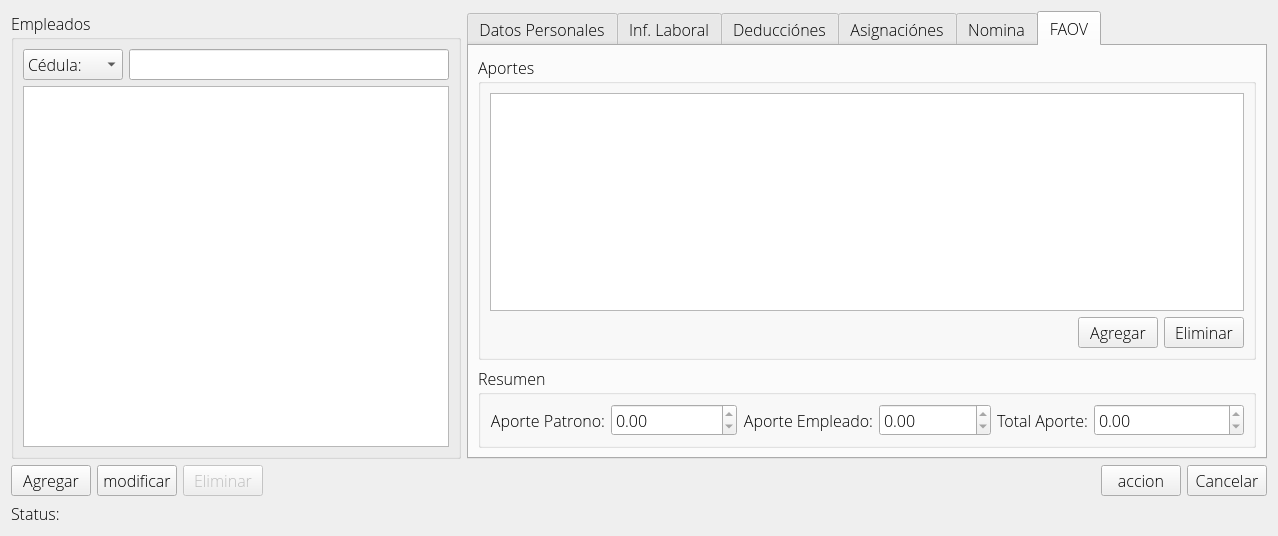
<?xml version="1.0" encoding="UTF-8"?>
<ui version="4.0">
 <class>EmpleadoWidget</class>
 <widget class="QWidget" name="EmpleadoWidget">
  <property name="windowModality">
   <enum>Qt::WindowModal</enum>
  </property>
  <property name="geometry">
   <rect>
    <x>0</x>
    <y>0</y>
    <width>1274</width>
    <height>525</height>
   </rect>
  </property>
  <property name="font">
   <font>
    <family>Open Sans Light</family>
    <pointsize>12</pointsize>
   </font>
  </property>
  <property name="windowTitle">
   <string>Form</string>
  </property>
  <layout class="QGridLayout" name="gridLayout_11">
   <item row="0" column="0">
    <widget class="QGroupBox" name="groupBox">
     <property name="minimumSize">
      <size>
       <width>450</width>
       <height>0</height>
      </size>
     </property>
     <property name="maximumSize">
      <size>
       <width>500</width>
       <height>16777215</height>
      </size>
     </property>
     <property name="title">
      <string>Empleados</string>
     </property>
     <layout class="QGridLayout" name="gridLayout_5">
      <item row="0" column="0">
       <layout class="QVBoxLayout" name="verticalLayout">
        <item>
         <layout class="QHBoxLayout" name="horizontalLayout_3">
          <item>
           <widget class="QComboBox" name="busquedaComboBox">
            <property name="minimumSize">
             <size>
              <width>100</width>
              <height>0</height>
             </size>
            </property>
            <property name="layoutDirection">
             <enum>Qt::LeftToRight</enum>
            </property>
            <item>
             <property name="text">
              <string>Cédula:</string>
             </property>
            </item>
            <item>
             <property name="text">
              <string>Nombres:</string>
             </property>
            </item>
            <item>
             <property name="text">
              <string>Apellidos:</string>
             </property>
            </item>
           </widget>
          </item>
          <item>
           <widget class="QLineEdit" name="busquedaLineEdit">
            <property name="minimumSize">
             <size>
              <width>200</width>
              <height>0</height>
             </size>
            </property>
           </widget>
          </item>
         </layout>
        </item>
        <item>
         <widget class="QTableView" name="empleadoTableView">
          <property name="minimumSize">
           <size>
            <width>0</width>
            <height>0</height>
           </size>
          </property>
          <property name="editTriggers">
           <set>QAbstractItemView::NoEditTriggers</set>
          </property>
          <property name="alternatingRowColors">
           <bool>true</bool>
          </property>
          <property name="selectionMode">
           <enum>QAbstractItemView::SingleSelection</enum>
          </property>
          <property name="selectionBehavior">
           <enum>QAbstractItemView::SelectRows</enum>
          </property>
          <property name="sortingEnabled">
           <bool>true</bool>
          </property>
          <attribute name="horizontalHeaderStretchLastSection">
           <bool>true</bool>
          </attribute>
         </widget>
        </item>
       </layout>
      </item>
     </layout>
    </widget>
   </item>
   <item row="1" column="0" colspan="2">
    <layout class="QHBoxLayout" name="horizontalLayout_2">
     <item>
      <widget class="QPushButton" name="agregarPushButton">
       <property name="text">
        <string>Agregar</string>
       </property>
      </widget>
     </item>
     <item>
      <widget class="QPushButton" name="modificarPushButton">
       <property name="text">
        <string>modificar</string>
       </property>
      </widget>
     </item>
     <item>
      <widget class="QPushButton" name="eliminarPushButton">
       <property name="enabled">
        <bool>false</bool>
       </property>
       <property name="text">
        <string>Eliminar</string>
       </property>
      </widget>
     </item>
     <item>
      <spacer name="horizontalSpacer">
       <property name="orientation">
        <enum>Qt::Horizontal</enum>
       </property>
       <property name="sizeHint" stdset="0">
        <size>
         <width>40</width>
         <height>20</height>
        </size>
       </property>
      </spacer>
     </item>
     <item>
      <widget class="QPushButton" name="accionPushButton">
       <property name="text">
        <string>accion</string>
       </property>
      </widget>
     </item>
     <item>
      <widget class="QPushButton" name="CancelarPushButton">
       <property name="text">
        <string>Cancelar</string>
       </property>
      </widget>
     </item>
    </layout>
   </item>
   <item row="2" column="0" colspan="2">
    <widget class="QLabel" name="statusLabel">
     <property name="text">
      <string>Status:</string>
     </property>
    </widget>
   </item>
   <item row="0" column="1">
    <widget class="QTabWidget" name="tabWidget">
     <property name="enabled">
      <bool>true</bool>
     </property>
     <property name="minimumSize">
      <size>
       <width>800</width>
       <height>0</height>
      </size>
     </property>
     <property name="autoFillBackground">
      <bool>true</bool>
     </property>
     <property name="currentIndex">
      <number>5</number>
     </property>
     <widget class="QWidget" name="datosPersTab">
      <attribute name="title">
       <string>Datos Personales</string>
      </attribute>
      <layout class="QGridLayout" name="gridLayout_2">
       <item row="0" column="0">
        <widget class="QGroupBox" name="groupBox_3">
         <property name="title">
          <string>Datos</string>
         </property>
         <layout class="QGridLayout" name="gridLayout_4">
          <item row="0" column="0">
           <layout class="QFormLayout" name="formLayout">
            <property name="labelAlignment">
             <set>Qt::AlignRight|Qt::AlignTrailing|Qt::AlignVCenter</set>
            </property>
            <item row="0" column="0">
             <widget class="QLabel" name="label">
              <property name="text">
               <string>Cedula:</string>
              </property>
             </widget>
            </item>
            <item row="0" column="1">
             <widget class="QLineEdit" name="cedulaLineEdit">
              <property name="maximumSize">
               <size>
                <width>150</width>
                <height>16777215</height>
               </size>
              </property>
              <property name="inputMethodHints">
               <set>Qt::ImhNone</set>
              </property>
              <property name="text">
               <string/>
              </property>
             </widget>
            </item>
            <item row="1" column="0">
             <widget class="QLabel" name="label_5">
              <property name="text">
               <string>R.I.F:</string>
              </property>
             </widget>
            </item>
            <item row="1" column="1">
             <widget class="QLineEdit" name="rifLineEdit">
              <property name="maximumSize">
               <size>
                <width>150</width>
                <height>16777215</height>
               </size>
              </property>
             </widget>
            </item>
            <item row="2" column="0">
             <widget class="QLabel" name="label_3">
              <property name="text">
               <string>Nombres:</string>
              </property>
             </widget>
            </item>
            <item row="2" column="1">
             <widget class="QLineEdit" name="nombresLineEdit">
              <property name="minimumSize">
               <size>
                <width>150</width>
                <height>0</height>
               </size>
              </property>
              <property name="text">
               <string>KENDRYCKSEN OSLEYTONSER</string>
              </property>
             </widget>
            </item>
            <item row="3" column="0">
             <widget class="QLabel" name="label_4">
              <property name="text">
               <string>Apellidos:</string>
              </property>
             </widget>
            </item>
            <item row="3" column="1">
             <widget class="QLineEdit" name="apellidosLineEdit">
              <property name="minimumSize">
               <size>
                <width>150</width>
                <height>0</height>
               </size>
              </property>
             </widget>
            </item>
            <item row="4" column="0">
             <widget class="QLabel" name="label_9">
              <property name="text">
               <string>Edo. Civil:</string>
              </property>
             </widget>
            </item>
            <item row="4" column="1">
             <widget class="QComboBox" name="edoCivilComboBox">
              <item>
               <property name="text">
                <string>SOLTERO/A</string>
               </property>
              </item>
              <item>
               <property name="text">
                <string>CASADO/A</string>
               </property>
              </item>
              <item>
               <property name="text">
                <string>VIUDO/A</string>
               </property>
              </item>
              <item>
               <property name="text">
                <string>DIVORCIADO/A</string>
               </property>
              </item>
             </widget>
            </item>
            <item row="5" column="0">
             <widget class="QLabel" name="label_12">
              <property name="text">
               <string>Numero Hijos:</string>
              </property>
             </widget>
            </item>
            <item row="5" column="1">
             <widget class="QSpinBox" name="numHijosSpinBox"/>
            </item>
           </layout>
          </item>
          <item row="0" column="1">
           <layout class="QFormLayout" name="formLayout_2">
            <property name="labelAlignment">
             <set>Qt::AlignRight|Qt::AlignTrailing|Qt::AlignVCenter</set>
            </property>
            <item row="0" column="0">
             <widget class="QLabel" name="label_2">
              <property name="text">
               <string>Fecha de nac.:</string>
              </property>
             </widget>
            </item>
            <item row="0" column="1">
             <widget class="QDateEdit" name="fechaNacDateEdit">
              <property name="maximumSize">
               <size>
                <width>150</width>
                <height>16777215</height>
               </size>
              </property>
             </widget>
            </item>
            <item row="1" column="0">
             <widget class="QLabel" name="label_8">
              <property name="text">
               <string>Lugar de nac.:</string>
              </property>
             </widget>
            </item>
            <item row="1" column="1">
             <widget class="QLineEdit" name="lugarNacLineEdit"/>
            </item>
            <item row="2" column="0">
             <widget class="QLabel" name="label_10">
              <property name="text">
               <string>Email:</string>
              </property>
             </widget>
            </item>
            <item row="2" column="1">
             <widget class="QLineEdit" name="emailLineEdit"/>
            </item>
            <item row="3" column="0">
             <widget class="QLabel" name="label_6">
              <property name="text">
               <string>Tlf. 1:</string>
              </property>
             </widget>
            </item>
            <item row="3" column="1">
             <widget class="QLineEdit" name="tlf1LineEdit"/>
            </item>
            <item row="4" column="0">
             <widget class="QLabel" name="label_7">
              <property name="text">
               <string>Tlf. 2:</string>
              </property>
             </widget>
            </item>
            <item row="4" column="1">
             <widget class="QLineEdit" name="tlf2LineEdit"/>
            </item>
            <item row="5" column="0">
             <widget class="QLabel" name="label_11">
              <property name="text">
               <string>Direccion:</string>
              </property>
             </widget>
            </item>
            <item row="5" column="1">
             <widget class="QLineEdit" name="direccionLineEdit"/>
            </item>
           </layout>
          </item>
         </layout>
        </widget>
       </item>
       <item row="1" column="0">
        <widget class="QGroupBox" name="groupBox_2">
         <property name="title">
          <string>Info. Academica</string>
         </property>
         <layout class="QGridLayout" name="gridLayout_3">
          <item row="0" column="0">
           <layout class="QFormLayout" name="formLayout_3">
            <item row="0" column="0">
             <widget class="QLabel" name="label_13">
              <property name="text">
               <string>Nivel Academico:</string>
              </property>
             </widget>
            </item>
            <item row="0" column="1">
             <widget class="QLineEdit" name="nivelAcadLineEdit"/>
            </item>
            <item row="1" column="0">
             <widget class="QLabel" name="label_15">
              <property name="text">
               <string>Nivel Superior:</string>
              </property>
             </widget>
            </item>
            <item row="1" column="1">
             <widget class="QCheckBox" name="nivelSupCheckBox">
              <property name="text">
               <string>Si</string>
              </property>
             </widget>
            </item>
           </layout>
          </item>
          <item row="0" column="1">
           <layout class="QFormLayout" name="formLayout_4">
            <item row="0" column="0">
             <widget class="QLabel" name="label_14">
              <property name="text">
               <string>Especialidad:</string>
              </property>
             </widget>
            </item>
            <item row="0" column="1">
             <widget class="QLineEdit" name="especLineEdit"/>
            </item>
            <item row="1" column="0">
             <widget class="QLabel" name="label_16">
              <property name="text">
               <string>Titulo:</string>
              </property>
             </widget>
            </item>
            <item row="1" column="1">
             <widget class="QLineEdit" name="tituloLineEdit"/>
            </item>
           </layout>
          </item>
         </layout>
        </widget>
       </item>
      </layout>
     </widget>
     <widget class="QWidget" name="infLabTab">
      <attribute name="title">
       <string>Inf. Laboral</string>
      </attribute>
      <layout class="QGridLayout" name="gridLayout_6">
       <item row="0" column="0">
        <layout class="QFormLayout" name="formLayout_5">
         <property name="sizeConstraint">
          <enum>QLayout::SetFixedSize</enum>
         </property>
         <property name="labelAlignment">
          <set>Qt::AlignRight|Qt::AlignTrailing|Qt::AlignVCenter</set>
         </property>
         <property name="formAlignment">
          <set>Qt::AlignLeading|Qt::AlignLeft|Qt::AlignTop</set>
         </property>
         <item row="0" column="0">
          <widget class="QLabel" name="label_18">
           <property name="text">
            <string>Campo:</string>
           </property>
          </widget>
         </item>
         <item row="0" column="1">
          <widget class="QComboBox" name="CampoComboBox">
           <property name="minimumSize">
            <size>
             <width>150</width>
             <height>0</height>
            </size>
           </property>
          </widget>
         </item>
         <item row="1" column="0">
          <widget class="QLabel" name="label_19">
           <property name="text">
            <string>Clasificacion:</string>
           </property>
          </widget>
         </item>
         <item row="1" column="1">
          <widget class="QComboBox" name="clasifcComboBox">
           <property name="sizeAdjustPolicy">
            <enum>QComboBox::AdjustToContents</enum>
           </property>
          </widget>
         </item>
         <item row="2" column="0">
          <widget class="QLabel" name="label_17">
           <property name="text">
            <string>Nivel:</string>
           </property>
          </widget>
         </item>
         <item row="3" column="0">
          <widget class="QLabel" name="label_26">
           <property name="text">
            <string>Tipo de Contrato:</string>
           </property>
          </widget>
         </item>
         <item row="3" column="1">
          <widget class="QComboBox" name="tipoContratoComboBox">
           <property name="layoutDirection">
            <enum>Qt::LeftToRight</enum>
           </property>
           <item>
            <property name="text">
             <string>DETERMINADO</string>
            </property>
           </item>
           <item>
            <property name="text">
             <string>INDETERMINADO</string>
            </property>
           </item>
          </widget>
         </item>
         <item row="4" column="0">
          <widget class="QLabel" name="label_32">
           <property name="text">
            <string>Status:</string>
           </property>
          </widget>
         </item>
         <item row="4" column="1">
          <widget class="QComboBox" name="statusComboBox">
           <item>
            <property name="text">
             <string>ACTIVO</string>
            </property>
           </item>
           <item>
            <property name="text">
             <string>INACTIVO</string>
            </property>
           </item>
           <item>
            <property name="text">
             <string>VACACION</string>
            </property>
           </item>
           <item>
            <property name="text">
             <string>REPOSO</string>
            </property>
           </item>
          </widget>
         </item>
         <item row="5" column="0">
          <widget class="QLabel" name="label_25">
           <property name="text">
            <string>Fecha de Ingreso:</string>
           </property>
          </widget>
         </item>
         <item row="5" column="1">
          <widget class="QDateEdit" name="fechaIngrDateEdit">
           <property name="maximumSize">
            <size>
             <width>200</width>
             <height>16777215</height>
            </size>
           </property>
          </widget>
         </item>
         <item row="6" column="0">
          <widget class="QLabel" name="antiguedadLabel">
           <property name="text">
            <string>Antiguedad:</string>
           </property>
          </widget>
         </item>
         <item row="6" column="1">
          <widget class="QLineEdit" name="antiguedadLineEdit">
           <property name="enabled">
            <bool>false</bool>
           </property>
           <property name="maximumSize">
            <size>
             <width>100</width>
             <height>16777215</height>
            </size>
           </property>
          </widget>
         </item>
         <item row="2" column="1">
          <widget class="QLineEdit" name="nivelLineEdit"/>
         </item>
        </layout>
       </item>
       <item row="0" column="2">
        <layout class="QFormLayout" name="formLayout_6">
         <property name="sizeConstraint">
          <enum>QLayout::SetMinimumSize</enum>
         </property>
         <property name="labelAlignment">
          <set>Qt::AlignRight|Qt::AlignTrailing|Qt::AlignVCenter</set>
         </property>
         <item row="2" column="0">
          <widget class="QLabel" name="horasLabel">
           <property name="text">
            <string>Horas Semanales:</string>
           </property>
          </widget>
         </item>
         <item row="2" column="1">
          <widget class="QSpinBox" name="HorasSpinBox">
           <property name="enabled">
            <bool>true</bool>
           </property>
          </widget>
         </item>
         <item row="3" column="0">
          <widget class="QLabel" name="label_21">
           <property name="text">
            <string>Salario Hora:</string>
           </property>
          </widget>
         </item>
         <item row="3" column="1">
          <widget class="QDoubleSpinBox" name="salarioHoraDoubleSpinBox">
           <property name="enabled">
            <bool>false</bool>
           </property>
           <property name="showGroupSeparator" stdset="0">
            <bool>true</bool>
           </property>
           <property name="maximum">
            <double>999999999.990000009536743</double>
           </property>
          </widget>
         </item>
         <item row="4" column="0">
          <widget class="QLabel" name="label_23">
           <property name="text">
            <string>Salario Diario:</string>
           </property>
          </widget>
         </item>
         <item row="4" column="1">
          <widget class="QDoubleSpinBox" name="salarioDiaDoubleSpinBox">
           <property name="enabled">
            <bool>false</bool>
           </property>
           <property name="showGroupSeparator" stdset="0">
            <bool>true</bool>
           </property>
           <property name="maximum">
            <double>999999999.990000009536743</double>
           </property>
          </widget>
         </item>
         <item row="5" column="0">
          <widget class="QLabel" name="label_24">
           <property name="text">
            <string>Salario Semanal:</string>
           </property>
          </widget>
         </item>
         <item row="5" column="1">
          <widget class="QDoubleSpinBox" name="salarioSemDoubleSpinBox">
           <property name="enabled">
            <bool>false</bool>
           </property>
           <property name="showGroupSeparator" stdset="0">
            <bool>true</bool>
           </property>
           <property name="maximum">
            <double>999999999.990000009536743</double>
           </property>
          </widget>
         </item>
         <item row="6" column="0">
          <widget class="QLabel" name="label_33">
           <property name="text">
            <string>Salario mensual:</string>
           </property>
          </widget>
         </item>
         <item row="6" column="1">
          <widget class="QDoubleSpinBox" name="salarioMesDoubleSpinBox">
           <property name="enabled">
            <bool>false</bool>
           </property>
           <property name="showGroupSeparator" stdset="0">
            <bool>true</bool>
           </property>
           <property name="maximum">
            <double>999999999.990000009536743</double>
           </property>
          </widget>
         </item>
         <item row="1" column="0">
          <widget class="QLabel" name="label_20">
           <property name="text">
            <string>Tipo de Salario:</string>
           </property>
          </widget>
         </item>
         <item row="1" column="1">
          <widget class="QLineEdit" name="tipoSalarioLineEdit">
           <property name="enabled">
            <bool>false</bool>
           </property>
          </widget>
         </item>
        </layout>
       </item>
      </layout>
     </widget>
     <widget class="QWidget" name="deduccTab">
      <attribute name="title">
       <string>Deducciónes</string>
      </attribute>
      <layout class="QGridLayout" name="gridLayout_7">
       <item row="0" column="0">
        <layout class="QVBoxLayout" name="verticalLayout_2">
         <item>
          <widget class="QLabel" name="label_27">
           <property name="text">
            <string>Deducciónes Fijas:</string>
           </property>
          </widget>
         </item>
         <item>
          <widget class="QTableView" name="deduccFijaTableView">
           <property name="minimumSize">
            <size>
             <width>400</width>
             <height>0</height>
            </size>
           </property>
           <property name="alternatingRowColors">
            <bool>true</bool>
           </property>
           <property name="selectionMode">
            <enum>QAbstractItemView::SingleSelection</enum>
           </property>
           <property name="selectionBehavior">
            <enum>QAbstractItemView::SelectRows</enum>
           </property>
           <attribute name="horizontalHeaderCascadingSectionResizes">
            <bool>true</bool>
           </attribute>
           <attribute name="horizontalHeaderMinimumSectionSize">
            <number>100</number>
           </attribute>
           <attribute name="horizontalHeaderStretchLastSection">
            <bool>true</bool>
           </attribute>
           <attribute name="verticalHeaderCascadingSectionResizes">
            <bool>true</bool>
           </attribute>
           <attribute name="verticalHeaderStretchLastSection">
            <bool>false</bool>
           </attribute>
          </widget>
         </item>
         <item>
          <layout class="QHBoxLayout" name="horizontalLayout_4">
           <item>
            <spacer name="horizontalSpacer_5">
             <property name="orientation">
              <enum>Qt::Horizontal</enum>
             </property>
             <property name="sizeHint" stdset="0">
              <size>
               <width>40</width>
               <height>20</height>
              </size>
             </property>
            </spacer>
           </item>
           <item>
            <widget class="QPushButton" name="agrDeduccFijPushButton">
             <property name="text">
              <string>Agregar</string>
             </property>
            </widget>
           </item>
           <item>
            <widget class="QPushButton" name="eliminarDeduccFijaPushButton">
             <property name="text">
              <string>Eliminar</string>
             </property>
            </widget>
           </item>
          </layout>
         </item>
        </layout>
       </item>
       <item row="0" column="1">
        <layout class="QVBoxLayout" name="verticalLayout_23">
         <item>
          <widget class="QLabel" name="deduccEventLabel">
           <property name="text">
            <string>Deducciónes Eventual:</string>
           </property>
          </widget>
         </item>
         <item>
          <widget class="QTableView" name="deduccEventTableView">
           <property name="minimumSize">
            <size>
             <width>400</width>
             <height>0</height>
            </size>
           </property>
           <property name="selectionMode">
            <enum>QAbstractItemView::SingleSelection</enum>
           </property>
           <property name="selectionBehavior">
            <enum>QAbstractItemView::SelectRows</enum>
           </property>
           <attribute name="horizontalHeaderCascadingSectionResizes">
            <bool>true</bool>
           </attribute>
           <attribute name="horizontalHeaderStretchLastSection">
            <bool>true</bool>
           </attribute>
           <attribute name="verticalHeaderCascadingSectionResizes">
            <bool>true</bool>
           </attribute>
           <attribute name="verticalHeaderStretchLastSection">
            <bool>false</bool>
           </attribute>
          </widget>
         </item>
         <item>
          <layout class="QHBoxLayout" name="horizontalLayout_6">
           <item>
            <widget class="QPushButton" name="agrDeduccEvenPushButton">
             <property name="text">
              <string>Agregar</string>
             </property>
            </widget>
           </item>
           <item>
            <widget class="QPushButton" name="eliminarDeduccEventPushButton">
             <property name="text">
              <string>Elimianr</string>
             </property>
            </widget>
           </item>
          </layout>
         </item>
        </layout>
       </item>
      </layout>
     </widget>
     <widget class="QWidget" name="asingnTab">
      <attribute name="title">
       <string>Asignaciónes</string>
      </attribute>
      <layout class="QGridLayout" name="gridLayout_8">
       <item row="0" column="0">
        <layout class="QVBoxLayout" name="verticalLayout_4">
         <item>
          <widget class="QLabel" name="label_30">
           <property name="text">
            <string>Asignaciónes Fijas:</string>
           </property>
          </widget>
         </item>
         <item>
          <widget class="QTableView" name="asignFijaTableView">
           <property name="minimumSize">
            <size>
             <width>400</width>
             <height>0</height>
            </size>
           </property>
           <property name="selectionMode">
            <enum>QAbstractItemView::SingleSelection</enum>
           </property>
           <property name="selectionBehavior">
            <enum>QAbstractItemView::SelectRows</enum>
           </property>
           <attribute name="horizontalHeaderCascadingSectionResizes">
            <bool>true</bool>
           </attribute>
           <attribute name="horizontalHeaderStretchLastSection">
            <bool>true</bool>
           </attribute>
          </widget>
         </item>
         <item>
          <layout class="QHBoxLayout" name="horizontalLayout_5">
           <item>
            <spacer name="horizontalSpacer_2">
             <property name="orientation">
              <enum>Qt::Horizontal</enum>
             </property>
             <property name="sizeHint" stdset="0">
              <size>
               <width>40</width>
               <height>20</height>
              </size>
             </property>
            </spacer>
           </item>
           <item>
            <widget class="QPushButton" name="agrAsignFijPushButton">
             <property name="text">
              <string>Agregar</string>
             </property>
            </widget>
           </item>
           <item>
            <widget class="QPushButton" name="EliminarAsignFijaPushButton">
             <property name="text">
              <string>Eliminar</string>
             </property>
            </widget>
           </item>
          </layout>
         </item>
        </layout>
       </item>
       <item row="0" column="1">
        <layout class="QVBoxLayout" name="verticalLayout_5">
         <item>
          <widget class="QLabel" name="asignEventLabel">
           <property name="text">
            <string>Asignaciónes Eventual:</string>
           </property>
          </widget>
         </item>
         <item>
          <widget class="QTableView" name="asignEventTableView">
           <property name="minimumSize">
            <size>
             <width>400</width>
             <height>0</height>
            </size>
           </property>
           <property name="selectionMode">
            <enum>QAbstractItemView::SingleSelection</enum>
           </property>
           <property name="selectionBehavior">
            <enum>QAbstractItemView::SelectRows</enum>
           </property>
          </widget>
         </item>
         <item>
          <layout class="QHBoxLayout" name="horizontalLayout_7">
           <item>
            <widget class="QPushButton" name="agrAsignEvenPushButton">
             <property name="text">
              <string>Agregar</string>
             </property>
            </widget>
           </item>
           <item>
            <widget class="QPushButton" name="EliminarAsignEventPushButton">
             <property name="text">
              <string>Eliminar</string>
             </property>
            </widget>
           </item>
          </layout>
         </item>
        </layout>
       </item>
      </layout>
     </widget>
     <widget class="QWidget" name="nominaTab">
      <attribute name="title">
       <string>Nomina</string>
      </attribute>
      <layout class="QGridLayout" name="gridLayout_10">
       <item row="0" column="0">
        <widget class="QGroupBox" name="nominaCargadaGroupBox">
         <property name="title">
          <string>Nominas Cargadas</string>
         </property>
         <layout class="QGridLayout" name="gridLayout">
          <item row="1" column="0">
           <layout class="QHBoxLayout" name="horizontalLayout">
            <item>
             <spacer name="horizontalSpacer_4">
              <property name="orientation">
               <enum>Qt::Horizontal</enum>
              </property>
              <property name="sizeHint" stdset="0">
               <size>
                <width>445</width>
                <height>20</height>
               </size>
              </property>
             </spacer>
            </item>
            <item>
             <widget class="QPushButton" name="ProcNominaPushButton">
              <property name="enabled">
               <bool>false</bool>
              </property>
              <property name="text">
               <string>Cargar Nomina</string>
              </property>
             </widget>
            </item>
           </layout>
          </item>
          <item row="0" column="0">
           <widget class="QTableView" name="tableView_6"/>
          </item>
         </layout>
        </widget>
       </item>
       <item row="1" column="0">
        <widget class="QGroupBox" name="nominaProcesadaGroupBox">
         <property name="title">
          <string>Nominas Procesadas</string>
         </property>
         <layout class="QGridLayout" name="gridLayout_9">
          <item row="1" column="0">
           <layout class="QHBoxLayout" name="horizontalLayout_8">
            <item>
             <spacer name="horizontalSpacer_6">
              <property name="orientation">
               <enum>Qt::Horizontal</enum>
              </property>
              <property name="sizeHint" stdset="0">
               <size>
                <width>445</width>
                <height>20</height>
               </size>
              </property>
             </spacer>
            </item>
            <item>
             <widget class="QPushButton" name="ProcNominaPushButton_2">
              <property name="enabled">
               <bool>false</bool>
              </property>
              <property name="text">
               <string>Procesar Nomina</string>
              </property>
             </widget>
            </item>
           </layout>
          </item>
          <item row="0" column="0">
           <widget class="QTableView" name="nominaProcesadaTableView">
            <property name="frameShape">
             <enum>QFrame::StyledPanel</enum>
            </property>
            <property name="sizeAdjustPolicy">
             <enum>QAbstractScrollArea::AdjustIgnored</enum>
            </property>
            <property name="alternatingRowColors">
             <bool>true</bool>
            </property>
            <property name="selectionMode">
             <enum>QAbstractItemView::SingleSelection</enum>
            </property>
            <property name="selectionBehavior">
             <enum>QAbstractItemView::SelectRows</enum>
            </property>
            <property name="textElideMode">
             <enum>Qt::ElideMiddle</enum>
            </property>
            <property name="verticalScrollMode">
             <enum>QAbstractItemView::ScrollPerItem</enum>
            </property>
            <attribute name="horizontalHeaderCascadingSectionResizes">
             <bool>true</bool>
            </attribute>
            <attribute name="horizontalHeaderStretchLastSection">
             <bool>true</bool>
            </attribute>
           </widget>
          </item>
         </layout>
        </widget>
       </item>
      </layout>
     </widget>
     <widget class="QWidget" name="aporteFaovTab">
      <attribute name="title">
       <string>FAOV</string>
      </attribute>
      <layout class="QGridLayout" name="gridLayout_14">
       <item row="0" column="0">
        <layout class="QVBoxLayout" name="verticalLayout_3">
         <item>
          <widget class="QGroupBox" name="groupBox_5">
           <property name="title">
            <string>Aportes</string>
           </property>
           <layout class="QGridLayout" name="gridLayout_13">
            <item row="0" column="0">
             <widget class="QTableView" name="aporteFaovTableView">
              <property name="selectionMode">
               <enum>QAbstractItemView::SingleSelection</enum>
              </property>
              <property name="selectionBehavior">
               <enum>QAbstractItemView::SelectRows</enum>
              </property>
              <attribute name="horizontalHeaderStretchLastSection">
               <bool>true</bool>
              </attribute>
             </widget>
            </item>
            <item row="1" column="0">
             <layout class="QHBoxLayout" name="horizontalLayout_13">
              <item>
               <spacer name="horizontalSpacer_3">
                <property name="orientation">
                 <enum>Qt::Horizontal</enum>
                </property>
                <property name="sizeHint" stdset="0">
                 <size>
                  <width>40</width>
                  <height>20</height>
                 </size>
                </property>
               </spacer>
              </item>
              <item>
               <widget class="QPushButton" name="aporteFaovAgregarPushButton">
                <property name="text">
                 <string>Agregar</string>
                </property>
               </widget>
              </item>
              <item>
               <widget class="QPushButton" name="aporteFaovEliminarPushButton">
                <property name="text">
                 <string>Eliminar</string>
                </property>
               </widget>
              </item>
             </layout>
            </item>
           </layout>
          </widget>
         </item>
         <item>
          <widget class="QGroupBox" name="groupBox_4">
           <property name="title">
            <string>Resumen</string>
           </property>
           <layout class="QGridLayout" name="gridLayout_12">
            <item row="0" column="0">
             <layout class="QHBoxLayout" name="horizontalLayout_12">
              <item>
               <layout class="QHBoxLayout" name="horizontalLayout_9">
                <item>
                 <widget class="QLabel" name="label_22">
                  <property name="text">
                   <string>Aporte Patrono:</string>
                  </property>
                  <property name="alignment">
                   <set>Qt::AlignRight|Qt::AlignTrailing|Qt::AlignVCenter</set>
                  </property>
                 </widget>
                </item>
                <item>
                 <widget class="QDoubleSpinBox" name="doubleSpinBox">
                  <property name="enabled">
                   <bool>true</bool>
                  </property>
                  <property name="sizePolicy">
                   <sizepolicy hsizetype="Minimum" vsizetype="Fixed">
                    <horstretch>1</horstretch>
                    <verstretch>0</verstretch>
                   </sizepolicy>
                  </property>
                  <property name="minimumSize">
                   <size>
                    <width>100</width>
                    <height>0</height>
                   </size>
                  </property>
                  <property name="readOnly">
                   <bool>true</bool>
                  </property>
                 </widget>
                </item>
               </layout>
              </item>
              <item>
               <layout class="QHBoxLayout" name="horizontalLayout_10">
                <item>
                 <widget class="QLabel" name="label_28">
                  <property name="text">
                   <string>Aporte Empleado:</string>
                  </property>
                  <property name="alignment">
                   <set>Qt::AlignRight|Qt::AlignTrailing|Qt::AlignVCenter</set>
                  </property>
                 </widget>
                </item>
                <item>
                 <widget class="QDoubleSpinBox" name="doubleSpinBox_2">
                  <property name="enabled">
                   <bool>true</bool>
                  </property>
                  <property name="sizePolicy">
                   <sizepolicy hsizetype="Minimum" vsizetype="Fixed">
                    <horstretch>1</horstretch>
                    <verstretch>0</verstretch>
                   </sizepolicy>
                  </property>
                  <property name="minimumSize">
                   <size>
                    <width>100</width>
                    <height>0</height>
                   </size>
                  </property>
                  <property name="readOnly">
                   <bool>true</bool>
                  </property>
                 </widget>
                </item>
               </layout>
              </item>
              <item>
               <layout class="QHBoxLayout" name="horizontalLayout_11">
                <item>
                 <widget class="QLabel" name="label_29">
                  <property name="text">
                   <string>Total Aporte:</string>
                  </property>
                  <property name="alignment">
                   <set>Qt::AlignRight|Qt::AlignTrailing|Qt::AlignVCenter</set>
                  </property>
                 </widget>
                </item>
                <item>
                 <widget class="QDoubleSpinBox" name="doubleSpinBox_3">
                  <property name="enabled">
                   <bool>true</bool>
                  </property>
                  <property name="sizePolicy">
                   <sizepolicy hsizetype="Minimum" vsizetype="Fixed">
                    <horstretch>1</horstretch>
                    <verstretch>0</verstretch>
                   </sizepolicy>
                  </property>
                  <property name="minimumSize">
                   <size>
                    <width>100</width>
                    <height>0</height>
                   </size>
                  </property>
                  <property name="readOnly">
                   <bool>true</bool>
                  </property>
                 </widget>
                </item>
               </layout>
              </item>
             </layout>
            </item>
           </layout>
          </widget>
         </item>
        </layout>
       </item>
      </layout>
     </widget>
    </widget>
   </item>
  </layout>
 </widget>
 <resources/>
 <connections/>
</ui>
